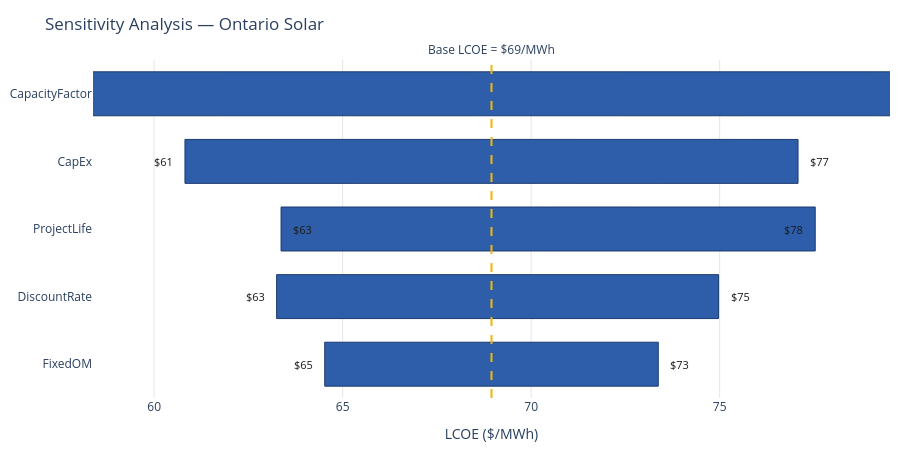
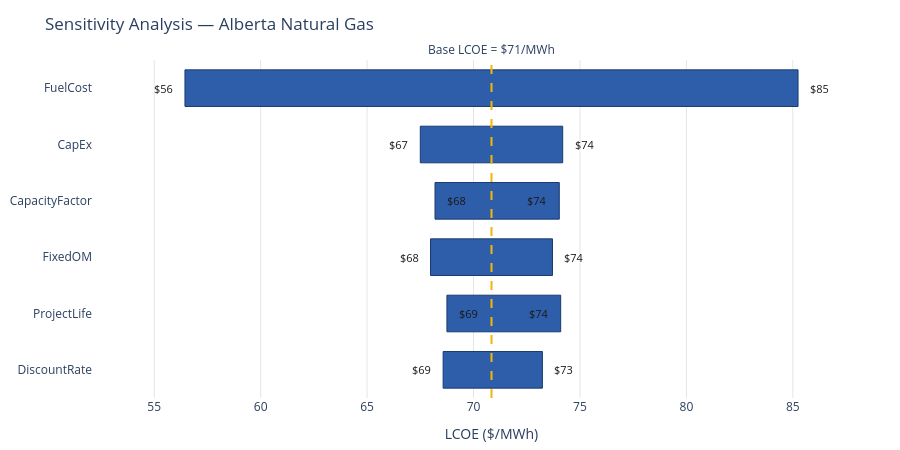

Here is the notebook cell these charts were saved with, in order:
### Code cell
plot_tornado_plotly(tornado_solar, "Ontario Solar", ontario_solar["LCOE_v2"])
plot_tornado_plotly(tornado_gas, "Alberta Natural Gas", ab_gas["LCOE_v2"])

### Figure 1 — Plotly figure (JSON) as saved in the notebook; plotly's stock layout.template omitted (floating-point values rounded to 4 significant figures)
{"data": [{"base": [64.52], "hovertemplate": "<b>FixedOM</b><br>Low: $64.5/MWh<br>High: $73.4/MWh<br>Swing: $8.8/MWh<extra></extra>", "marker": {"color": "#2E5EAA", "line": {"color": "#1a3a6e", "width": 1}}, "orientation": "h", "showlegend": false, "type": "bar", "x": [8.847], "y": ["FixedOM"]}, {"base": [63.25], "hovertemplate": "<b>DiscountRate</b><br>Low: $63.2/MWh<br>High: $75.0/MWh<br>Swing: $11.7/MWh<extra></extra>", "marker": {"color": "#2E5EAA", "line": {"color": "#1a3a6e", "width": 1}}, "orientation": "h", "showlegend": false, "type": "bar", "x": [11.72], "y": ["DiscountRate"]}, {"base": [77.53], "hovertemplate": "<b>ProjectLife</b><br>Low: $77.5/MWh<br>High: $63.4/MWh<br>Swing: $14.2/MWh<extra></extra>", "marker": {"color": "#2E5EAA", "line": {"color": "#1a3a6e", "width": 1}}, "orientation": "h", "showlegend": false, "type": "bar", "x": [-14.17], "y": ["ProjectLife"]}, {"base": [60.82], "hovertemplate": "<b>CapEx</b><br>Low: $60.8/MWh<br>High: $77.1/MWh<br>Swing: $16.3/MWh<extra></extra>", "marker": {"color": "#2E5EAA", "line": {"color": "#1a3a6e", "width": 1}}, "orientation": "h", "showlegend": false, "type": "bar", "x": [16.26], "y": ["CapEx"]}, {"base": [87.09], "hovertemplate": "<b>CapacityFactor</b><br>Low: $87.1/MWh<br>High: $57.1/MWh<br>Swing: $30.0/MWh<extra></extra>", "marker": {"color": "#2E5EAA", "line": {"color": "#1a3a6e", "width": 1}}, "orientation": "h", "showlegend": false, "type": "bar", "x": [-30.03], "y": ["CapacityFactor"]}], "layout": {"annotations": [{"font": {"color": "#1a1a1a", "size": 11}, "showarrow": false, "text": "$65", "x": 64.52, "xanchor": "right", "xshift": -10, "y": "FixedOM"}, {"font": {"color": "#1a1a1a", "size": 11}, "showarrow": false, "text": "$73", "x": 73.37, "xanchor": "left", "xshift": 10, "y": "FixedOM"}, {"font": {"color": "#1a1a1a", "size": 11}, "showarrow": false, "text": "$63", "x": 63.25, "xanchor": "right", "xshift": -10, "y": "DiscountRate"}, {"font": {"color": "#1a1a1a", "size": 11}, "showarrow": false, "text": "$75", "x": 74.97, "xanchor": "left", "xshift": 10, "y": "DiscountRate"}, {"font": {"color": "#1a1a1a", "size": 11}, "showarrow": false, "text": "$78", "x": 77.53, "xanchor": "right", "xshift": -10, "y": "ProjectLife"}, {"font": {"color": "#1a1a1a", "size": 11}, "showarrow": false, "text": "$63", "x": 63.37, "xanchor": "left", "xshift": 10, "y": "ProjectLife"}, {"font": {"color": "#1a1a1a", "size": 11}, "showarrow": false, "text": "$61", "x": 60.82, "xanchor": "right", "xshift": -10, "y": "CapEx"}, {"font": {"color": "#1a1a1a", "size": 11}, "showarrow": false, "text": "$77", "x": 77.08, "xanchor": "left", "xshift": 10, "y": "CapEx"}, {"font": {"color": "#1a1a1a", "size": 11}, "showarrow": false, "text": "$87", "x": 87.09, "xanchor": "right", "xshift": -10, "y": "CapacityFactor"}, {"font": {"color": "#1a1a1a", "size": 11}, "showarrow": false, "text": "$57", "x": 57.06, "xanchor": "left", "xshift": 10, "y": "CapacityFactor"}, {"showarrow": false, "text": "Base LCOE = $69/MWh", "x": 68.95, "xanchor": "center", "xref": "x", "y": 1, "yanchor": "bottom", "yref": "y domain"}], "bargap": 0.35, "height": 450, "margin": {"b": 10, "l": 10, "r": 10, "t": 60}, "plot_bgcolor": "white", "shapes": [{"line": {"color": "#F2B705", "dash": "dash", "width": 2}, "type": "line", "x0": 68.95, "x1": 68.95, "xref": "x", "y0": 0, "y1": 1, "yref": "y domain"}], "title": {"text": "Sensitivity Analysis — Ontario Solar"}, "xaxis": {"gridcolor": "#e5e5e5", "range": [58.38, 79.52], "title": {"text": "LCOE ($/MWh)"}}}}

### Figure 2 — Plotly figure (JSON) as saved in the notebook; plotly's stock layout.template omitted (floating-point values rounded to 4 significant figures)
{"data": [{"base": [68.57], "hovertemplate": "<b>DiscountRate</b><br>Low: $68.6/MWh<br>High: $73.2/MWh<br>Swing: $4.7/MWh<extra></extra>", "marker": {"color": "#2E5EAA", "line": {"color": "#1a3a6e", "width": 1}}, "orientation": "h", "showlegend": false, "type": "bar", "x": [4.664], "y": ["DiscountRate"]}, {"base": [74.09], "hovertemplate": "<b>ProjectLife</b><br>Low: $74.1/MWh<br>High: $68.8/MWh<br>Swing: $5.3/MWh<extra></extra>", "marker": {"color": "#2E5EAA", "line": {"color": "#1a3a6e", "width": 1}}, "orientation": "h", "showlegend": false, "type": "bar", "x": [-5.345], "y": ["ProjectLife"]}, {"base": [67.98], "hovertemplate": "<b>FixedOM</b><br>Low: $68.0/MWh<br>High: $73.7/MWh<br>Swing: $5.7/MWh<extra></extra>", "marker": {"color": "#2E5EAA", "line": {"color": "#1a3a6e", "width": 1}}, "orientation": "h", "showlegend": false, "type": "bar", "x": [5.729], "y": ["FixedOM"]}, {"base": [74.03], "hovertemplate": "<b>CapacityFactor</b><br>Low: $74.0/MWh<br>High: $68.2/MWh<br>Swing: $5.8/MWh<extra></extra>", "marker": {"color": "#2E5EAA", "line": {"color": "#1a3a6e", "width": 1}}, "orientation": "h", "showlegend": false, "type": "bar", "x": [-5.838], "y": ["CapacityFactor"]}, {"base": [67.5], "hovertemplate": "<b>CapEx</b><br>Low: $67.5/MWh<br>High: $74.2/MWh<br>Swing: $6.7/MWh<extra></extra>", "marker": {"color": "#2E5EAA", "line": {"color": "#1a3a6e", "width": 1}}, "orientation": "h", "showlegend": false, "type": "bar", "x": [6.689], "y": ["CapEx"]}, {"base": [56.44], "hovertemplate": "<b>FuelCost</b><br>Low: $56.4/MWh<br>High: $85.2/MWh<br>Swing: $28.8/MWh<extra></extra>", "marker": {"color": "#2E5EAA", "line": {"color": "#1a3a6e", "width": 1}}, "orientation": "h", "showlegend": false, "type": "bar", "x": [28.8], "y": ["FuelCost"]}], "layout": {"annotations": [{"font": {"color": "#1a1a1a", "size": 11}, "showarrow": false, "text": "$69", "x": 68.57, "xanchor": "right", "xshift": -10, "y": "DiscountRate"}, {"font": {"color": "#1a1a1a", "size": 11}, "showarrow": false, "text": "$73", "x": 73.24, "xanchor": "left", "xshift": 10, "y": "DiscountRate"}, {"font": {"color": "#1a1a1a", "size": 11}, "showarrow": false, "text": "$74", "x": 74.09, "xanchor": "right", "xshift": -10, "y": "ProjectLife"}, {"font": {"color": "#1a1a1a", "size": 11}, "showarrow": false, "text": "$69", "x": 68.75, "xanchor": "left", "xshift": 10, "y": "ProjectLife"}, {"font": {"color": "#1a1a1a", "size": 11}, "showarrow": false, "text": "$68", "x": 67.98, "xanchor": "right", "xshift": -10, "y": "FixedOM"}, {"font": {"color": "#1a1a1a", "size": 11}, "showarrow": false, "text": "$74", "x": 73.71, "xanchor": "left", "xshift": 10, "y": "FixedOM"}, {"font": {"color": "#1a1a1a", "size": 11}, "showarrow": false, "text": "$74", "x": 74.03, "xanchor": "right", "xshift": -10, "y": "CapacityFactor"}, {"font": {"color": "#1a1a1a", "size": 11}, "showarrow": false, "text": "$68", "x": 68.19, "xanchor": "left", "xshift": 10, "y": "CapacityFactor"}, {"font": {"color": "#1a1a1a", "size": 11}, "showarrow": false, "text": "$67", "x": 67.5, "xanchor": "right", "xshift": -10, "y": "CapEx"}, {"font": {"color": "#1a1a1a", "size": 11}, "showarrow": false, "text": "$74", "x": 74.19, "xanchor": "left", "xshift": 10, "y": "CapEx"}, {"font": {"color": "#1a1a1a", "size": 11}, "showarrow": false, "text": "$56", "x": 56.44, "xanchor": "right", "xshift": -10, "y": "FuelCost"}, {"font": {"color": "#1a1a1a", "size": 11}, "showarrow": false, "text": "$85", "x": 85.24, "xanchor": "left", "xshift": 10, "y": "FuelCost"}, {"showarrow": false, "text": "Base LCOE = $71/MWh", "x": 70.84, "xanchor": "center", "xref": "x", "y": 1, "yanchor": "bottom", "yref": "y domain"}], "bargap": 0.35, "height": 450, "margin": {"b": 10, "l": 10, "r": 10, "t": 60}, "plot_bgcolor": "white", "shapes": [{"line": {"color": "#F2B705", "dash": "dash", "width": 2}, "type": "line", "x0": 70.84, "x1": 70.84, "xref": "x", "y0": 0, "y1": 1, "yref": "y domain"}], "title": {"text": "Sensitivity Analysis — Alberta Natural Gas"}, "xaxis": {"gridcolor": "#e5e5e5", "range": [52.12, 89.56], "title": {"text": "LCOE ($/MWh)"}}}}
